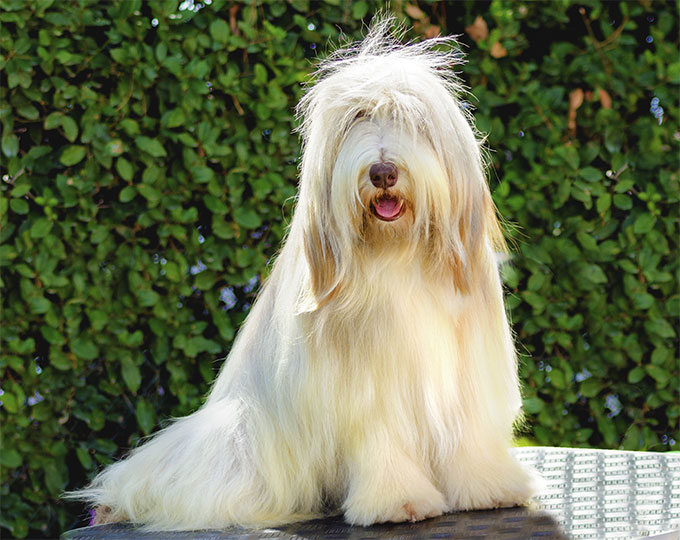
#> input picture s12/dog_breeds/bearded-collie-1.jpg, 680 x 540 px, found by its file name; its folder holds 4 pictures in this run; the run also reads 2 pictures not shown here
$ jupyter execute --allow-errors S12_BoundingBox_Annotations.ipynb   (shell and % lines are left out)
#> lines starting #> are read from the running program, lines starting #| are printed output that depends on the picture
<a href="https://colab.research.google.com/github/srirampattabiraman/Computer-vision/blob/master/s12/S12_BoundingBox_Annotations.ipynb" target="_parent"></a>

[cell 1]
from google.colab import drive
drive.mount('/content/gdrive')

We'll need to update our path to import from Drive.

[cell 2]
import sys
sys.path.append('/content/gdrive/My Drive/eva-04/S12/')

SHOW 50 DOWN LOADED DOG IMAGES WITH NAMES

[cell 3]
#!/usr/bin/python
from os import listdir
from PIL import Image as PImage

def loadImages(path):
    # return array of images
#> called with path = '/content/gdrive/My Drive/S12/dog_breeds/'
    imagesList = listdir(path)
    loadedImages = []
    for image in imagesList:
        img = PImage.open(path + image)
        loadedImages.append(img)
#> this loop made 4 passes
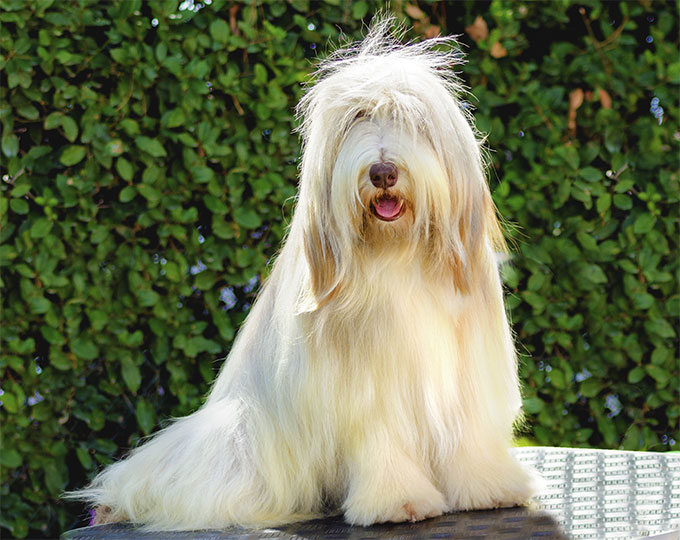
#> input picture s12/dog_breeds/bearded-collie-1.jpg, 680 x 540 px, found by its file name
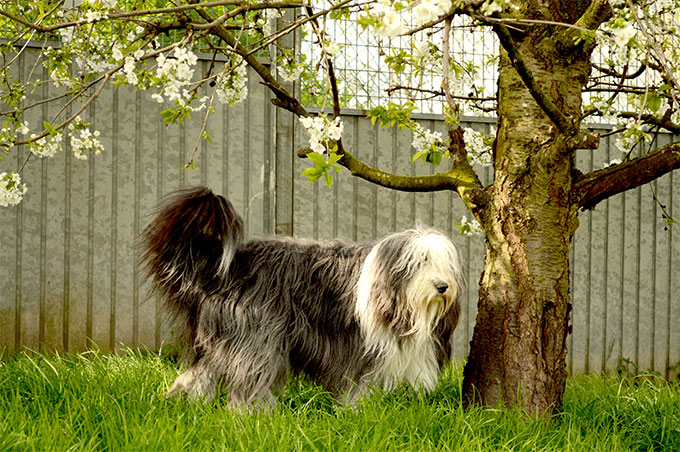
#> input picture s12/dog_breeds/bearded-collie-2.jpg, 680 x 452 px, found by its file name
#> pass 3, in loadImages, `img = PImage.open(path + image)`:
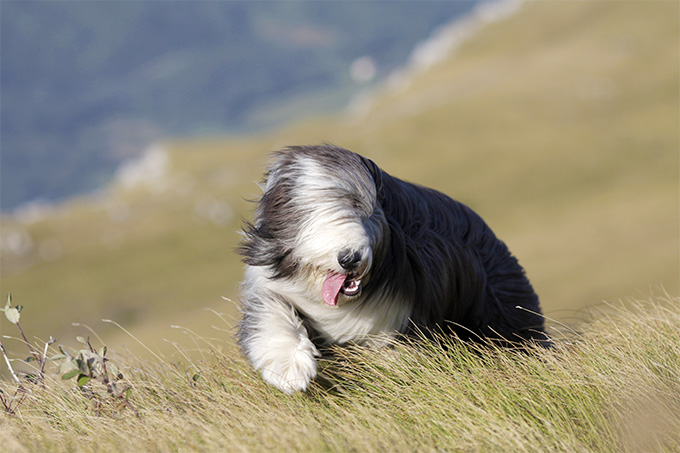
#> img: PIL image 680x453 RGB; mean R, G, B 149.2, 141.8, 120.8
#> after the loop, loadedImages = 4 items
    return loadedImages

path = "/content/gdrive/My Drive/S12/dog_breeds/"

# your images in an array
imgs = loadImages(path)
#> imgs = 4 items
#print(type(imgs[1]))
import numpy as np
import cv2
from matplotlib import pyplot as plt
map_image_sizes = {}
_, axs = plt.subplots(11, 5, figsize=(20, 20))
axs = axs.flatten()
image_names = []
for img, ax in zip(imgs, axs):
  h, w = img.size
  name = img.filename.split('/')[7]
  #ax.imshow(img)
  ax.imshow(img)
  ax.title.set_text(name)
  #print(name)
  map_image_sizes[name] = (h,w)
  image_names.append(name)
  print(name,h,w)
#> this loop made 4 passes
#> (w, name) on passes 1 to 4: (540, 'bearded-collie-1.jpg'), (452, 'bearded-collie-2.jpg'), (453, 'bearded-collie-3.jpg'), (453, 'bearded-collie-4.jpg')
#| bearded-collie-1.jpg 680 540
#| bearded-collie-2.jpg 680 452
#| bearded-collie-3.jpg 680 453
#| bearded-collie-4.jpg 680 453
#> after the loop, image_names = ['bearded-collie-1.jpg', 'bearded-collie-2.jpg', 'bearded-collie-3.jpg', 'bearded-collie-4.jpg']; map_image_sizes = {'bearded-collie-1.jpg': (680, 540), 'bearded-collie-2.jpg': (680, 452), 'bearded-collie-3.jpg': (680, 453), 'bearded-collie-4.jpg': (680, 453)}

plt.subplots_adjust(hspace=0.5)
plt.show()
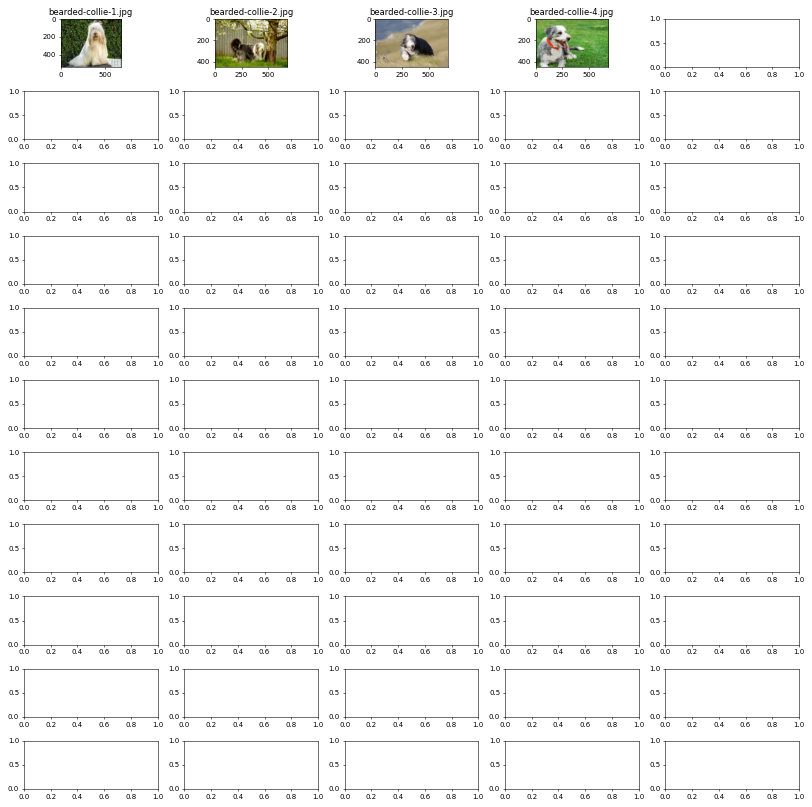
#> figure drawn by matplotlib, 4 panels
print(len(image_names))
#| 4
